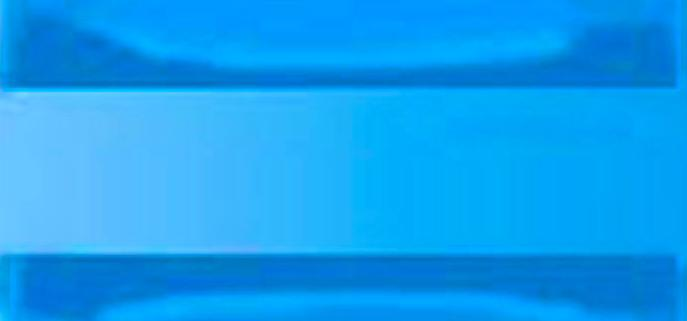
%> input picture code/hu_void.jpg, 687 x 321 px, given in place of void1.jpg, which was not available
$ octave void1.m   (GNU Octave 9; MATLAB toolbox functions it lacks are replaced by stand-ins)
%> lines starting %> are read from the running program, lines starting %| are printed output that depends on the picture; pictures that were not available may be replaced by others from this repository, and a replacement may not be noted
%> further down, src is the input picture: size 321x687x3 uint8; mean R, G, B 19.3, 159, 240.1
### rgb2hsi.m
function hsi=rgb2hsi(rgb)
%RGB2HSI Converts an RGB image to HSI
%   HSI=RGB2HSI(rgb) converts an RGB image to HSI. The input image is
%   assumed to be of size M-by-N-by-3, where the third dimension accounts
%   for three image planes:red, green, and blue, in that order. If all RGB
%   component images are equal, the HSI conversion is undefined. Ths input
%   image can be of class double (with values in the rang[0,1]), uint8, or
%   uint16.
%   The output image, HSI, is of class double, where:
%       hsi(:,:,1)= hue image normalized values to the range [0,1] by
%                   dividing all angle values by 2*pi.
%       hsi(:,:,2)=saturation image, in the range [0,1].
%       hsi(:,:,3)=intensity image, in the range [0,1].
%Extract the individual component images.
rgb=im2double(rgb);
r=rgb(:,:,1);
%> r = [0.0314 0.00784 0 0 0; 0.0314 0.00784 0 0 0; 0.0314 0.00784 0 0 0; 0.0392 0.0157 0 0 0; 0.0314 0.00784 0 0 0]
g=rgb(:,:,2);
%> g = [0.678 0.671 0.655 0.643 0.627; 0.678 0.671 0.651 0.643 0.627; 0.678 0.671 0.651 0.639 0.624; 0.675 0.667 0.651 0.639 0.624; 0.667 0.659 0.639 0.631 0.616]
b=rgb(:,:,3);
%> b = [1 1 0.996 0.976 0.953; 1 1 0.996 0.976 0.953; 1 1 0.996 0.976 0.953; 1 1 0.996 0.976 0.953; 0.992 0.996 0.988 0.973 0.945]
%Implement the conversion equations.
num=0.5*((r-g)+(r-b));
%> num = [-0.808 -0.827 -0.825 -0.81 -0.79; -0.808 -0.827 -0.824 -0.81 -0.79; -0.808 -0.827 -0.824 -0.808 -0.788; -0.798 -0.818 -0.824 -0.808 -0.788; -0.798 -0.82 -0.814 -0.802 -0.78]
den=sqrt((r-g).^2+(r-b).*(g-b));
%> den = [0.854 0.875 0.877 0.86 0.839; 0.854 0.875 0.876 0.86 0.839; 0.854 0.875 0.876 0.859 0.838; 0.846 0.867 0.876 0.859 0.838; 0.846 0.87 0.868 0.855 0.831]
theta=acos(num./(den+eps));
%> theta = [2.81 2.81 2.8 2.8 2.8; 2.81 2.81 2.79 2.8 2.8; 2.81 2.81 2.79 2.79 2.79; 2.8 2.8 2.79 2.79 2.79; 2.8 2.8 2.79 2.79 2.79]
H=theta;
%> H has the same summary as theta
H(b>g)=2*pi-H(b>g);
H=H/(2*pi);
%> H = [0.553 0.553 0.555 0.554 0.555; 0.553 0.553 0.555 0.554 0.555; 0.553 0.553 0.555 0.555 0.555; 0.554 0.554 0.555 0.555 0.555; 0.554 0.554 0.557 0.556 0.556]
num=min(min(r,g),b);
%> num has the same summary as r
den=r+g+b;
%> den = [1.71 1.68 1.65 1.62 1.58; 1.71 1.68 1.65 1.62 1.58; 1.71 1.68 1.65 1.62 1.58; 1.71 1.68 1.65 1.62 1.58; 1.69 1.66 1.63 1.6 1.56]
den(den==0)=eps;
S=1-3.*num./den;
%> S = [0.945 0.986 1 1 1; 0.945 0.986 1 1 1; 0.945 0.986 1 1 1; 0.931 0.972 1 1 1; 0.944 0.986 1 1 1]
H(S==0)=0;
I=(r+g+b)/3;
%> I = [0.57 0.559 0.55 0.54 0.527; 0.57 0.559 0.549 0.54 0.527; 0.57 0.559 0.549 0.539 0.525; 0.571 0.561 0.549 0.539 0.525; 0.563 0.554 0.542 0.535 0.52]
%Combine all three results into an hsi image.
hsi=cat(3,H,S,I);

### void1.m
clc, close all, clear all
src = imread('E:\论文相关\毕业论文\img\void1.jpg');
hu = imread('E:\论文相关\毕业论文\code\hu_void.jpg');
bg = imcrop(src,[5,5,4,4]);

%箱子的色度
bg_hsi=rgb2hsi(bg);
bg_h=bg_hsi(:,:,1);
%> bg_h has the same summary as H in rgb2hsi
avg_h=sum(bg_h(:))/25;
%> avg_h = 0.554

low_h=avg_h-0.2;
%> low_h = 0.354
hight_h=avg_h+0.2;
%> hight_h = 0.754

%互感器图像色度
[m1,n1,g2]=size(hu);
%> m1 = 321; n1 = 687; g2 = 3
hu_hsi=rgb2hsi(hu);
%> in rgb2hsi (call 2), `theta=acos(num./(den+eps));`:
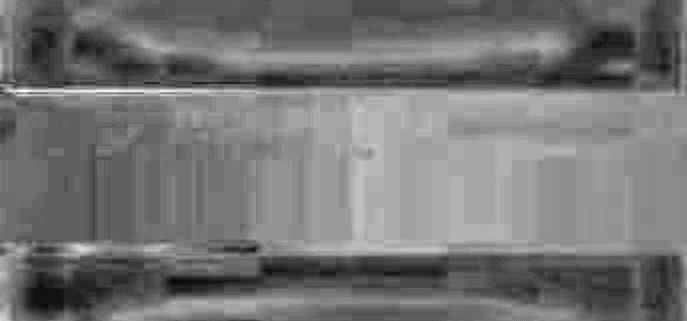
%> theta: size 321x687 double; min 2.62, max 2.94, mean 2.77; drawn with min black and max white
%> in rgb2hsi (call 2), `H(b>g)=2*pi-H(b>g);`:
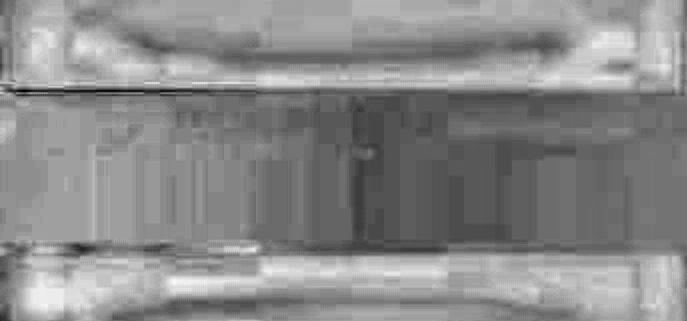
%> H: size 321x687 double; min 3.34, max 3.67, mean 3.52; drawn with min black and max white
%> in rgb2hsi (call 2), `den=r+g+b;`:
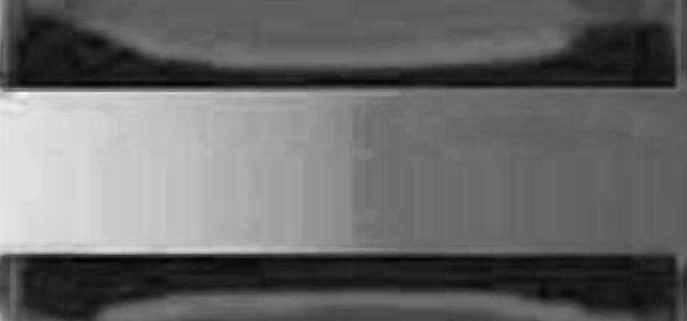
%> den: size 321x687 double; min 1.17, max 2.32, mean 1.64; drawn with min black and max white
%> in rgb2hsi (call 2), `S=1-3.*num./den;`:
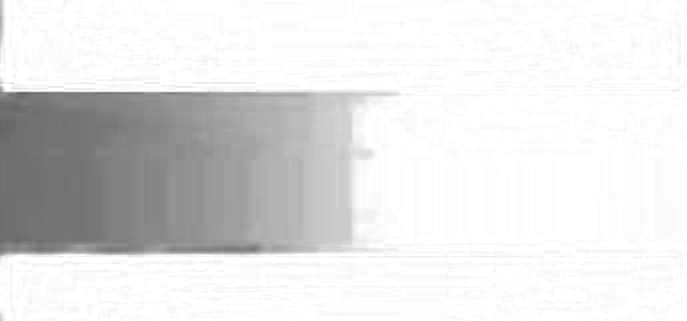
%> S: size 321x687 double; min 0.376, max 1, mean 0.887
%> in rgb2hsi (call 2), `I=(r+g+b)/3;`:
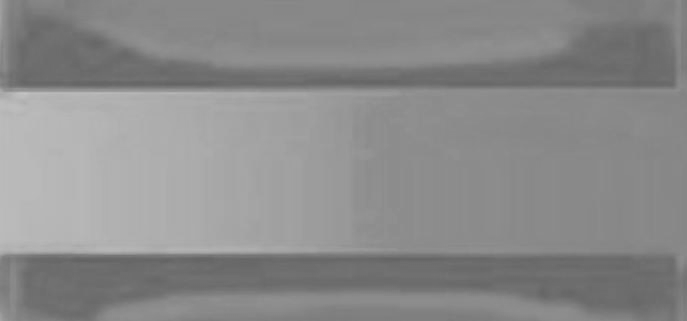
%> I: size 321x687 double; min 0.39, max 0.773, mean 0.547
%> in rgb2hsi (call 2), `hsi=cat(3,H,S,I);`:
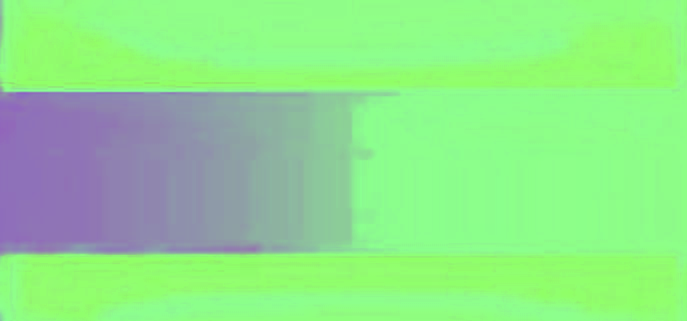
%> hsi: size 321x687x3 double; mean R, G, B 0.56, 0.887, 0.547
hu_h=hu_hsi(:, :, 1);
subplot(2,2,2);hist(hu_h)
%> after `hist(hu_h)`:
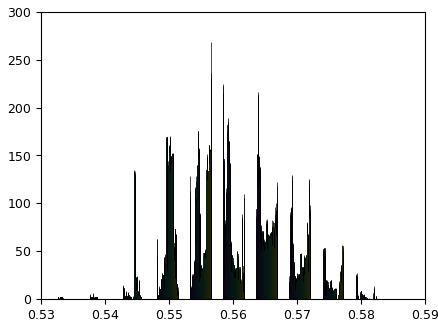
%> figure redrawn from the program's plot data; tallest bar 126 high, from x = 0.558 to 0.558; tallest bar 128 high, from x = 0.558 to 0.558; tallest bar 143 high, from x = 0.558 to 0.558; tallest bar 135 high, from x = 0.558 to 0.558

aa = find(hu_h>low_h & hu_h< hight_h);
%> aa = 220527 values from 1 to 220527
size=m1*n1;
%> size = 220527
bb = length(aa)/size;
%> bb = 1


if bb>0.9
    disp('无互感器');
end
